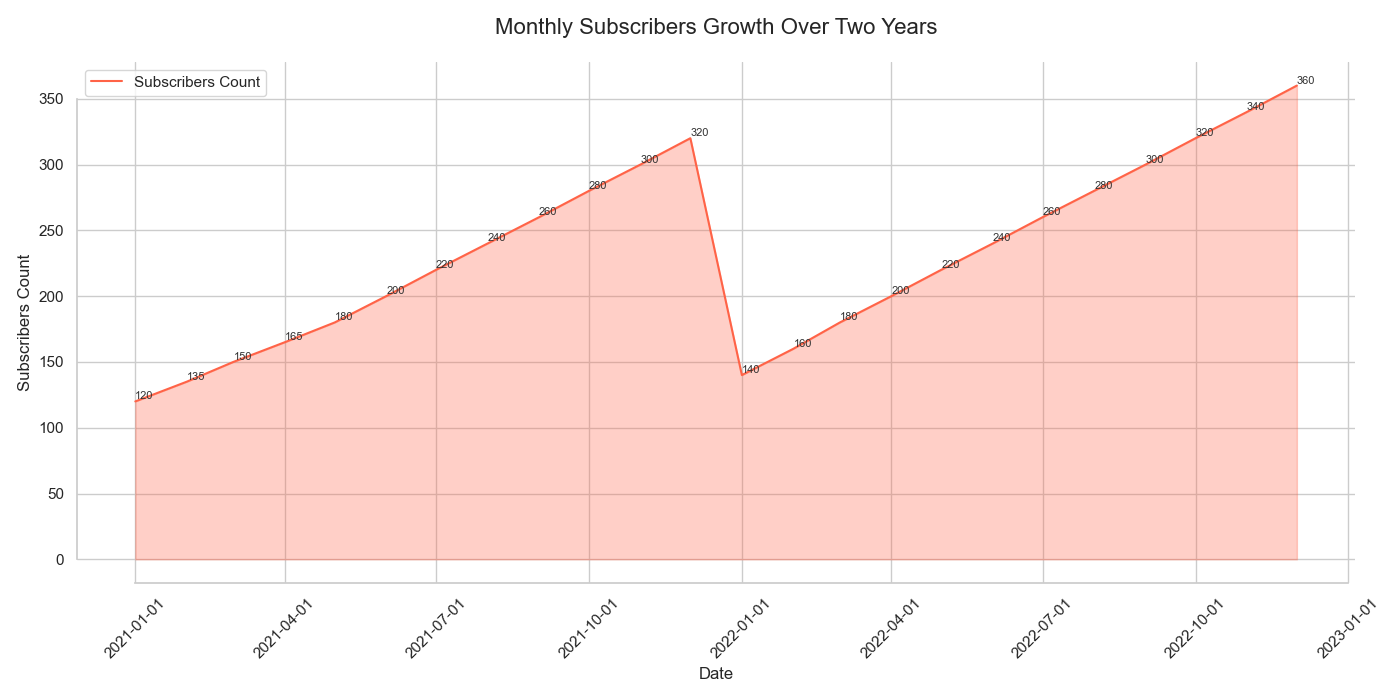

This figure's Python source:

import seaborn as sns
import pandas as pd
import matplotlib.pyplot as plt

# Data
data = {
    'Date': ['2021-01-01', '2021-02-01', '2021-03-01', '2021-04-01', '2021-05-01',
             '2021-06-01', '2021-07-01', '2021-08-01', '2021-09-01', '2021-10-01',
             '2021-11-01', '2021-12-01', '2022-01-01', '2022-02-01', '2022-03-01',
             '2022-04-01', '2022-05-01', '2022-06-01', '2022-07-01', '2022-08-01',
             '2022-09-01', '2022-10-01', '2022-11-01', '2022-12-01'],
    'Subscribers': [120, 135, 150, 165, 180, 200, 220, 240, 260, 280, 300, 320, 140, 160, 180, 200, 220, 240, 260, 280, 300, 320, 340, 360]
}

df = pd.DataFrame(data)
df['Date'] = pd.to_datetime(df['Date'])

# Plot
plt.figure(figsize=(14, 7))
ax = sns.lineplot(x='Date', y='Subscribers', data=df, color='#FF6347', label='Subscribers Count')
ax.fill_between(df['Date'], df['Subscribers'], color='#FF6347', alpha=0.3)

# Annotations
for index, value in df.iterrows():
    ax.text(value['Date'], value['Subscribers'], str(value['Subscribers']), verticalalignment='bottom',
            horizontalalignment='left', color='#333333', fontsize=8)

# Aesthetics
plt.title('Monthly Subscribers Growth Over Two Years', fontsize=16, pad=20)
plt.xlabel('Date')
plt.ylabel('Subscribers Count')
sns.despine(trim=True)

# Display
plt.xticks(rotation=45)
plt.tight_layout()
plt.show()
